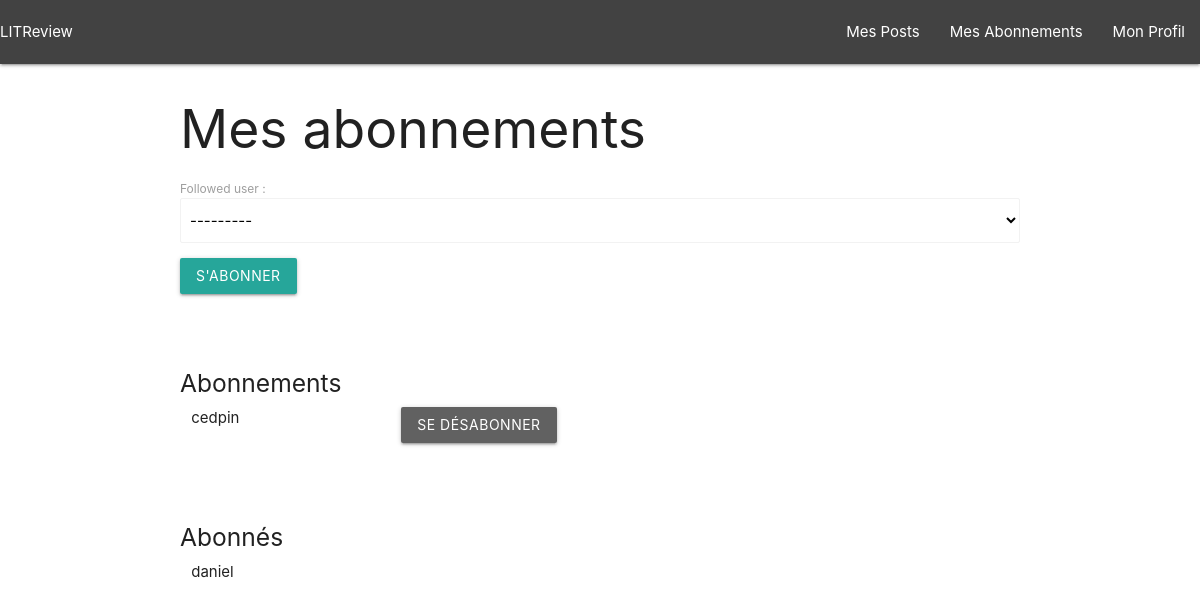
Page /subscriptions/ (signed in) on the earlier database version.
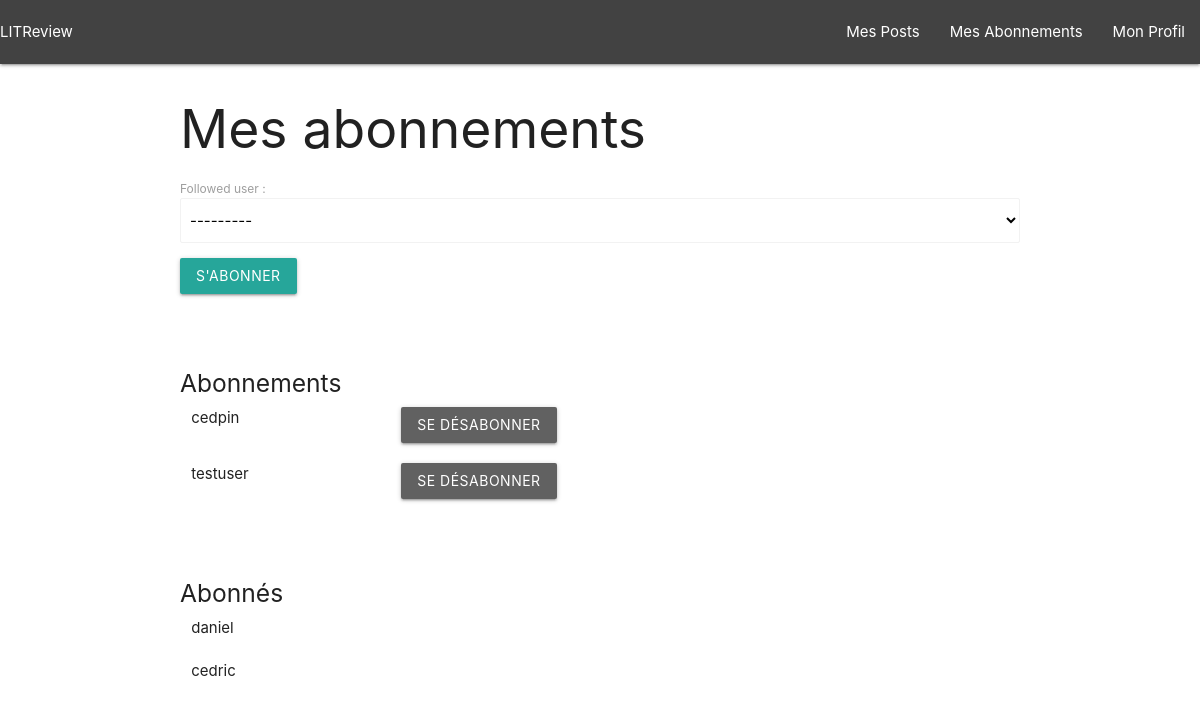
Same page on the later database version.
### review/models.py (models this page shows)
class UserFollows(models.Model):
    user = models.ForeignKey(
        to=settings.AUTH_USER_MODEL, on_delete=models.CASCADE, related_name="following"
    )
    followed_user = models.ForeignKey(
        to=settings.AUTH_USER_MODEL, on_delete=models.CASCADE, related_name="followed_by"
    )
    class Meta:
        unique_together = (
            "user",
            "followed_user",
        )

### review/views.py (the view, shortened to what this page needs)
# urls.py: path("subscriptions/", review.views.subscriptions, name="subscriptions"),
@login_required
def subscriptions(request):
    error = None
    User = get_user_model()
    uf = UserFollows.objects.all()
    followed_users = uf.filter(user=request.user.id)
    users = uf.filter(followed_user=request.user.id)
    form = FollowUserForm(user=request.user)
    return render(
        request,
        "review/subscriptions.html",
        context={"users": users, "f_users": followed_users, "form": form, "error": error},
    )

### review/forms.py
class FollowUserForm(forms.ModelForm):
    def __init__(self, user, *args, **kwargs):
        super(FollowUserForm, self).__init__(*args, **kwargs)
        choices = User.objects.exclude(id__in=[user.id])
        users = forms.ModelChoiceField(required=True, queryset=choices)
        self.fields['followed_user'] = users
    class Meta:
        model = UserFollows
        fields = "__all__"
        exclude = ("user",)

### review/templates/review/subscriptions.html (shortened to what this page needs)
{% extends 'base.html' %}
{% block content %}
<div class="container">
    <h2>Mes abonnements</h2>
    <form action="{% url 'subscriptions' %}" method="post">
        {{ form.as_p }}
        <input type="submit" value="S'abonner" class="btn">
    </form>
    <br><br>
    <h5>Abonnements</h5>
    {% for u in f_users %}
    <div class="row">
        <div class="col s3">{{ u.followed_user }}</div>
        <div class="col s9"><a href="{% url 'subscription-cancel' u.id %}" class="grey darken-2 btn">Se désabonner</a>
        </div>
    </div>
    {% endfor %}
    <br><br>
    <h5>Abonnés</h5>
    {% for u in users %}
    <div class="row">
        <div class="col s12">{{ u.user }}</div>
    </div>
    {% endfor %}
</div>
{% endblock content %}

### templates/base.html (shortened to what this page needs)
{% load static %}
<html>
<head>
    <link rel="stylesheet" href="https://cdnjs.cloudflare.com/ajax/libs/materialize/1.0.0/css/materialize.min.css">
    <link rel="stylesheet" href="{% static 'review/style.css' %}">
</head>
<body>
    <nav>
        <div class="nav-wreapper grey darken-3">
            <a href="{% url 'home' %}">LITReview</a>
            <ul class="right">
                {% if user.is_authenticated %}
                <li><a class="dropdown-trigger" href="#!" data-activates="dropdown1">Mes Posts</a></li>
                <li><a href="{% url 'subscriptions' %}">Mes Abonnements</a></li>
                <li><a class="dropdown-trigger" href="#!" data-activates="dropdown3">Mon Profil</a></li>
                {% else %}
                <li><a href="{% url 'signup' %}">S'inscrire</a></li>
                {% endif %}
            </ul>
        </div>
    </nav>
    {% block content %}{% endblock content %}
</body>
</html>

### review/static/review/style.css (style rules this page uses)
select { display: block; }

Differences in the rows shown:
added UserFollows: followed_user "testuser", shown under "Abonnements"
added UserFollows: user "cedric", shown under "Abonnés"
